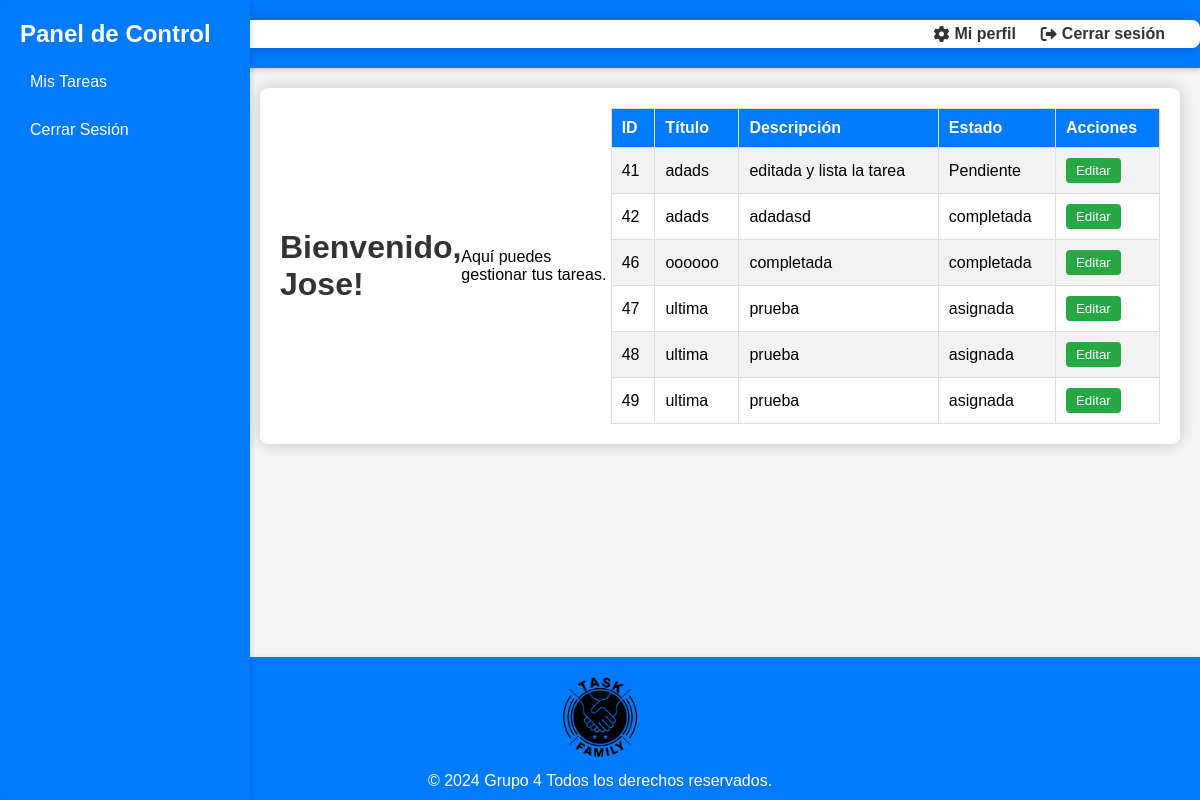
Screenshot of /user_home.php (signed in) with the database file from the repository.
### tables this page shows
CREATE TABLE `tasks` (
  `id` int(11) NOT NULL,
  `user_id` int(11) NOT NULL,
  `start_date` date DEFAULT NULL,
  `task_name` varchar(255) NOT NULL,
  `status` enum('Nueva','Pendiente','asignada','completada','En Progreso') DEFAULT 'asignada',
  `created_at` timestamp NOT NULL DEFAULT current_timestamp(),
  `updated_at` timestamp NOT NULL DEFAULT current_timestamp() ON UPDATE current_timestamp(),
  `description` text DEFAULT NULL,
  `due_date` date DEFAULT NULL,
  `priority` enum('alta','media','baja') DEFAULT NULL
);

### user_home.php (the view, shortened to what this page needs)
<?php
include 'db_connection.php';
$user_id = $_SESSION['user_id'];
$sql_tasks = "SELECT * FROM tasks WHERE user_id = ?";
$stmt = $conn->prepare($sql_tasks);
$stmt->bind_param("i", $user_id);
$stmt->execute();
$result_tasks = $stmt->get_result();
?>
<!DOCTYPE html>
<html lang="es">
<head>
    <link rel="stylesheet" href="styles/user_home.css">
    <link rel="stylesheet" href="https://cdnjs.cloudflare.com/ajax/libs/font-awesome/6.0.0/css/all.min.css">
</head>
<body>
    <?php include 'sidebar_users.php'; ?>
    <?php include 'header_user.php'; ?>
    <div class="main-content">
        <div class="container">
            <h1>Bienvenido, <?php echo $_SESSION['user']; ?>!</h1>
            <p>Aquí puedes gestionar tus tareas.</p>
            <table>
                <tr>
                    <th>ID</th>
                    <th>Título</th>
                    <th>Descripción</th>
                    <th>Estado</th>
                    <th>Acciones</th>
                </tr>
                <?php while ($task = $result_tasks->fetch_assoc()): ?>
                <tr>
                    <td><?php echo $task['id']; ?></td>
                    <td><?php echo htmlspecialchars($task['task_name']); ?></td>
                    <td><?php echo htmlspecialchars($task['description']); ?></td>
                    <td><?php echo htmlspecialchars($task['status']); ?></td>
                    <td>
                        <button class="edit-btn"
                                data-id="<?php echo $task['id']; ?>"
                                data-title="<?php echo htmlspecialchars($task['task_name']); ?>"
                                data-description="<?php echo htmlspecialchars($task['description']); ?>"
                                data-status="<?php echo htmlspecialchars($task['status']); ?>">
                            Editar
                        </button>
                    </td>
                </tr>
                <?php endwhile; ?>
            </table>
        </div>
    </div>
    <?php include 'footer.php'; ?>
</body>
</html>

### styles/user_home.css (style rules this page uses)
* { margin: 0; padding: 0; box-sizing: border-box; }
body { font-family: 'Ubuntu', sans-serif; background-color: #f4f4f4; display: flex; flex-direction: column; min-height: 100vh; }
.main-content { margin-left: 240px; padding: 20px; flex: 1; display: flex; flex-direction: column; }
.container { width: 100%; max-width: 1250px; margin: 0 auto; background: white; border-radius: 8px; box-shadow: 0 0 15px rgba(0, 0, 0, 0.2); padding: 40px; }
table { width: 100%; border-collapse: collapse; margin-top: 20px; }
th, td { border: 1px solid #ddd; padding: 10px; text-align: left; }
th { background-color: #007bff; color: white; }
tr:nth-child(even) { background-color: #f2f2f2; }

### user_home.php (style rules this page uses)
body { font-family: 'Arial', sans-serif; background-color: #f4f4f4; }
.main-content { padding: 20px; }
h1 { color: #333; }
table { width: 100%; border-collapse: collapse; margin: 20px 0; background: white; }
th, td { padding: 10px; border: 1px solid #ddd; text-align: left; }
th { background-color: #007bff; color: white; }
.edit-btn { background-color: #28a745; color: white; border: none; padding: 5px 10px; border-radius: 4px; cursor: pointer; transition: background-color 0.3s; }

### header_user.php (style rules this page uses)
body { margin: 0; font-family: 'Arial', sans-serif; background-color: #f4f4f4; }
.container { display: flex; justify-content: space-between; align-items: center; max-width: 1200px; margin: 0 auto; padding: 0 20px; }

### rows the page displays
tasks: id "41", task_name "adads", description "editada y lista la tarea", status "Pendiente"
tasks: id "42", task_name "adads", description "adadasd", status "completada"
tasks: id "46", task_name "oooooo", description "completada", status "completada"
tasks: id "47", task_name "ultima", description "prueba", status "asignada"
tasks: id "48", task_name "ultima", description "prueba", status "asignada"
tasks: id "49", task_name "ultima", description "prueba", status "asignada"

### other values shown
$_SESSION['user'] "Jose"
